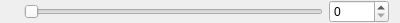
<?xml version="1.0" encoding="UTF-8"?>
<ui version="4.0">
 <class>SliderWithEdit</class>
 <widget class="QWidget" name="SliderWithEdit">
  <property name="geometry">
   <rect>
    <x>0</x>
    <y>0</y>
    <width>400</width>
    <height>20</height>
   </rect>
  </property>
  <property name="sizePolicy">
   <sizepolicy hsizetype="Preferred" vsizetype="Fixed">
    <horstretch>0</horstretch>
    <verstretch>0</verstretch>
   </sizepolicy>
  </property>
  <property name="windowTitle">
   <string>Form</string>
  </property>
  <layout class="QHBoxLayout" name="horizontalLayout">
   <property name="topMargin">
    <number>0</number>
   </property>
   <property name="bottomMargin">
    <number>0</number>
   </property>
   <item>
    <widget class="QLabel" name="label">
     <property name="text">
      <string/>
     </property>
    </widget>
   </item>
   <item>
    <widget class="QSlider" name="horizontalSlider">
     <property name="value">
      <number>0</number>
     </property>
     <property name="orientation">
      <enum>Qt::Horizontal</enum>
     </property>
     <property name="invertedAppearance">
      <bool>false</bool>
     </property>
     <property name="invertedControls">
      <bool>false</bool>
     </property>
     <property name="tickPosition">
      <enum>QSlider::NoTicks</enum>
     </property>
    </widget>
   </item>
   <item>
    <widget class="QSpinBox" name="spinBox">
     <property name="minimumSize">
      <size>
       <width>60</width>
       <height>0</height>
      </size>
     </property>
    </widget>
   </item>
  </layout>
 </widget>
 <resources/>
 <connections>
  <connection>
   <sender>horizontalSlider</sender>
   <signal>sliderMoved(int)</signal>
   <receiver>spinBox</receiver>
   <slot>setValue(int)</slot>
   <hints>
    <hint type="sourcelabel">
     <x>53</x>
     <y>18</y>
    </hint>
    <hint type="destinationlabel">
     <x>351</x>
     <y>19</y>
    </hint>
   </hints>
  </connection>
  <connection>
   <sender>spinBox</sender>
   <signal>valueChanged(int)</signal>
   <receiver>horizontalSlider</receiver>
   <slot>setValue(int)</slot>
   <hints>
    <hint type="sourcelabel">
     <x>365</x>
     <y>9</y>
    </hint>
    <hint type="destinationlabel">
     <x>223</x>
     <y>16</y>
    </hint>
   </hints>
  </connection>
  <connection>
   <sender>horizontalSlider</sender>
   <signal>valueChanged(int)</signal>
   <receiver>SliderWithEdit</receiver>
   <slot>onValueChanged(int)</slot>
   <hints>
    <hint type="sourcelabel">
     <x>162</x>
     <y>17</y>
    </hint>
    <hint type="destinationlabel">
     <x>123</x>
     <y>31</y>
    </hint>
   </hints>
  </connection>
  <connection>
   <sender>spinBox</sender>
   <signal>valueChanged(int)</signal>
   <receiver>SliderWithEdit</receiver>
   <slot>onValueChanged(int)</slot>
   <hints>
    <hint type="sourcelabel">
     <x>373</x>
     <y>25</y>
    </hint>
    <hint type="destinationlabel">
     <x>351</x>
     <y>39</y>
    </hint>
   </hints>
  </connection>
 </connections>
 <slots>
  <slot>onValueChanged(int)</slot>
 </slots>
</ui>
